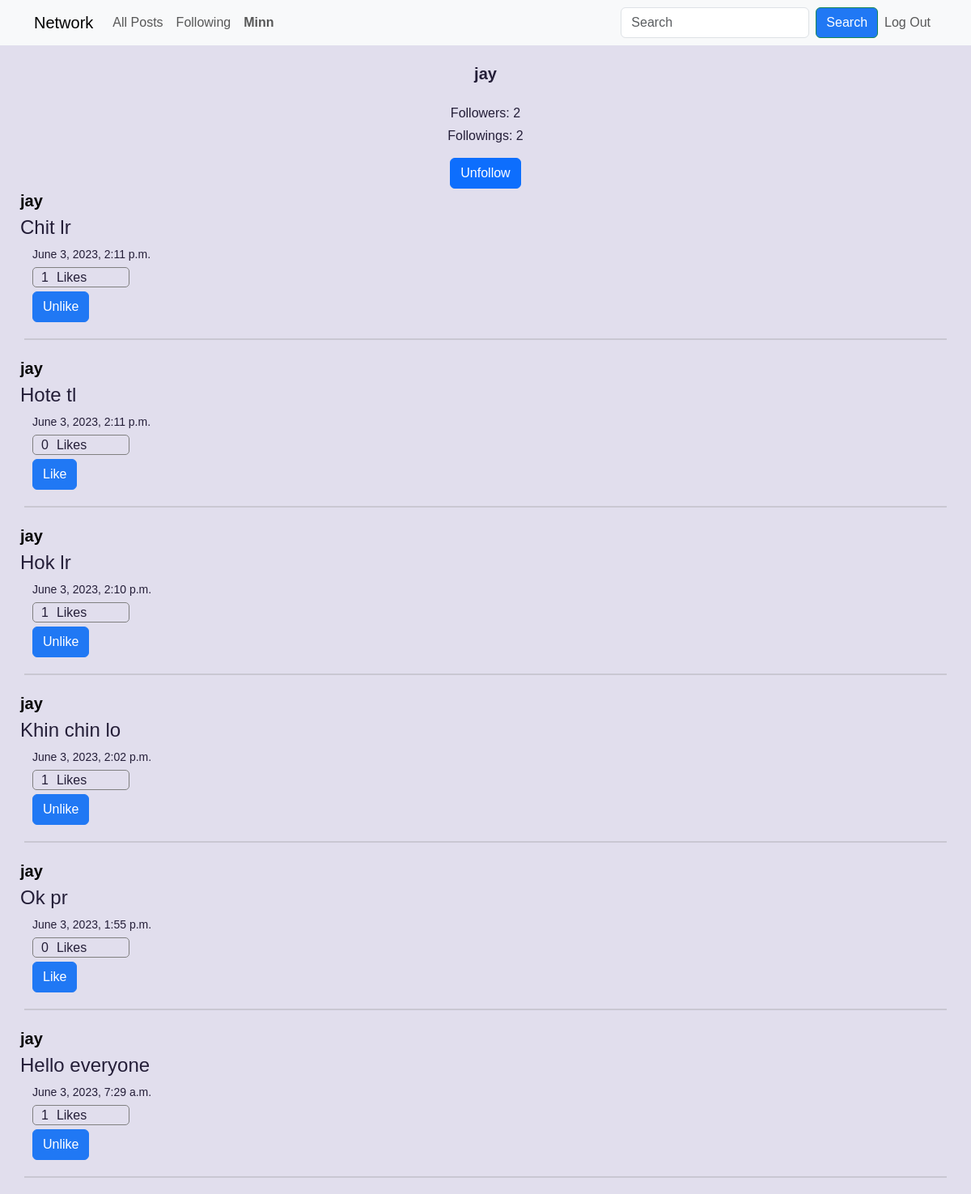
The app's page /profile/1 (signed in) with its own data.
### network/models.py (models this page shows, shortened)
class User(AbstractUser):
    pass

class Post(models.Model):
    user = models.ForeignKey("User", on_delete=models.CASCADE, related_name="poster")
    likes = models.ManyToManyField("User", related_name="liked_posts", default=False)
    timestamp = models.DateTimeField(auto_now_add=True)
    content = models.TextField(blank=True, null=False)

### network/views.py (the view)
# urls.py: path("profile/<str:user_id>", views.profile, name="profile"),
def profile(request, user_id):
    user = User.objects.get(pk=user_id)
    allPosts = Post.objects.filter(user=user).order_by("-timestamp")
    followings = Profile.objects.filter(follower=user).count()
    followers = Profile.objects.filter(following=user).count()
    if not request.user.is_authenticated:
        paginator = Paginator(allPosts, 10)
        pageNum = request.GET.get("page")
        pages = paginator.get_page(pageNum)
        return render(
            request,
            "network/profile.html",
            {
                "user": request.user,
                "user_profile": user,
                "followers": followers,
                "followings": followings,
                "posts": pages,
            },
        )
    else:
        if (
            Profile.objects.filter(
                following=user, follower=User.objects.get(pk=request.user.id)
            ).count()
            == 0
        ):
            isfollowing = False
        else:
            isfollowing = True
        paginator = Paginator(allPosts, 10)
        pageNum = request.GET.get("page")
        pages = paginator.get_page(pageNum)
        return render(
            request,
            "network/profile.html",
            {
                "user": request.user,
                "user_profile": user,
                "followers": followers,
                "followings": followings,
                "posts": pages,
                "isfollowing": isfollowing,
            },
        )

### network/templates/network/profile.html (shortened to what this page needs)
{% extends "network/layout.html" %}
{% load static %}
{% block body %}
    <div style="display: flex; flex-direction: column; align-items: center;">
        <div style="font-size: 20px; font-weight: bold; margin: 20px auto;">{{user_profile.username}}</div>
        <p style="margin: 2px auto;"> Followers:  {{ followers }} </p>
        <p style="margin: 2px auto 15px;"> Followings:  {{ followings }} </p>
        {% if user.is_authenticated %}
            {% if user_profile.id != user.id %}
                {% if isfollowing %}
                    <form action="{% url 'unfollow' %}" method="post">
                        <input type="submit" value="Unfollow" class="btn btn-primary">
                    </form>
                {% else %}
                    <form action="{% url 'follow' %}" method="post">
                        {% csrf_token %}
                        <input type="hidden" name="userfollow" value="{{ user_profile }}">
                        <input type="submit" value="Follow" class="btn btn-primary">
                    </form>
                {% endif %}
            {% endif %}
        {% endif %}
    </div>
    <div>
        {% for post in posts %}
            <a style="font-size: 20px; font-weight: bold; color: black; text-decoration: none;" href="{% url 'profile' post.user.id %}"><p style="margin: 0 0 0 25px;"> {{ post.user }} </p></a>
            <div style="display: flex; flex-direction: column">
                <div style="margin: 0px 0 5px 25px; font-size: 24px; font-weight: medium" class="card-text content" id="content{{ post.id }}">{{ post.content }}</div>
                <p style="font-size: 14px; margin: 0px 0 5px 40px"> {{ post.timestamp }} </p>
            </div>
            <div style="border-radius: 5px; display: flex; margin: 0 0 5px 40px; width: 10%; padding-left: 10px; height: 25px; border: 1px solid gray;">
                <div style="margin-right: 10px;" id="likes{{ post.id }}">{{ post.likes.all.count }}</div>
                Likes
            </div>
            {% if user.is_authenticated %}
                <button data-postid="{{ post.id }}" class="btn post-btn like" style="margin-left: 40px; background: white; border: 1px solid rgb(32, 120, 244); display: inline-block;">
                    {% if user in post.likes.all %}
                        Unlike
                    {% else %}
                        Like
                    {% endif %}
                </button>
            {% else %}
                <a class="btn like" style="background: white; border: 1px solid rgb(32, 120, 244); color:rgb(32, 120, 244); display: inline-block;" href="{% url 'login' %}">Like</a>
            {% endif %}
            <hr style="border: 1px solid gray; margin: 20px 30px;" >
        {% empty %}
            <p>No posts available</p>
        {% endfor %}
    </div>
{% endblock %}

### network/templates/network/layout.html (shortened to what this page needs)
{% load static %}
<!DOCTYPE html>
<html lang="en">
    <head>
        <link href="https://cdn.jsdelivr.net/npm/bootstrap@5.3.3/dist/css/bootstrap.min.css" rel="stylesheet">
        <link href="{% static 'network/styles.css' %}" rel="stylesheet">
    </head>
    <body>
        <nav class="navbar navbar-expand-lg bg-body-tertiary">
            <div class="container-md">
              <a class="navbar-brand" href="{% url 'index' %}">Network</a>
              <div class="collapse navbar-collapse" id="navbarSupportedContent">
                <ul class="navbar-nav me-auto mb-2 mb-lg-0">
                    <li class="nav-item">
                        <a class="nav-link" href="{% url 'index' %}">All Posts</a>
                    </li>
                  {% if user.is_authenticated %}
                    <li class="nav-item">
                        <a class="nav-link" href="{% url 'following' %}">Following</a>
                    </li>
                    <li class="nav-item">
                        <a class="nav-link" href="{% url 'profile' user.id %}"><strong>{{ user.username }}</strong></a>
                    </li>
                  {% endif %}
                </ul>
                <form class="d-flex" role="search">
                    <input class="form-control me-2" type="search" placeholder="Search" aria-label="Search">
                    <button class="btn btn-outline-success" type="submit">Search</button>
                </form>
                <ul class="navbar-nav text-end mb-2 mb-lg-0">
                {% if user.is_authenticated %}
                    <li class="nav-item">
                        <a class="nav-link" href="{% url 'logout' %}">Log Out</a>
                    </li>
                {% endif %}
              </div>
            </div>
        </nav>
        <div class="body">
            {% block body %}
            {% endblock %}
        </div>
    </body>
</html>

### network/static/network/styles.css (style rules this page uses)
:root { --border-radius: 2rem; --card-border-radius: 1rem; --btn-padding: 0.6rem 2rem; --search-padding: 0.6rem 1rem; --card-padding: 1rem; --color-white: hsl(252, 30%, 100%); --color-gray: hsl(252, 15%, 65%); --color-light: hsl(252, 30%, 90%); --color-dark: hsl(252, 30%, 17%); --color-primary: hsl(252, 75%, 60%); --color-success: hsl(120, 95%, 60%); --color-danger: hsl(0, 95%, 65%); --color-black: hsl(252, 30%, 10%); --sticky-top-left: 5.4rem; --sticky-top-right: -18rem; }
*, *::before, *::after { margin: 0; padding: 0; box-sizing: border-box; text-decoration: none; list-style: none; border: 0; }
a { text-decoration: none; color: var(--color-black); }
body { font-family: "Poppins", sans-serif; color: var(--color-dark); background: var(--color-light); overflow-x: hidden; }
input { outline: none; }

### records on screen
User: username "Minn"
User: username "jay"
Post: user "jay", content "Chit lr", timestamp "June 3, 2023, 2:11 p.m.", likes.all.count "1", shows "Unlike"
Post: user "jay", content "Hote tl", timestamp "June 3, 2023, 2:11 p.m.", likes.all.count "0", shows "Like"
Post: user "jay", content "Hok lr", timestamp "June 3, 2023, 2:10 p.m.", likes.all.count "1", shows "Unlike"
Post: user "jay", content "Khin chin lo", timestamp "June 3, 2023, 2:02 p.m.", likes.all.count "1", shows "Unlike"
Post: user "jay", content "Ok pr", timestamp "June 3, 2023, 1:55 p.m.", likes.all.count "0", shows "Like"
Post: user "jay", content "Hello everyone", timestamp "June 3, 2023, 7:29 a.m.", likes.all.count "1", shows "Unlike"

### other values on screen
{{ followers }} "2"
{{ followings }} "2"
